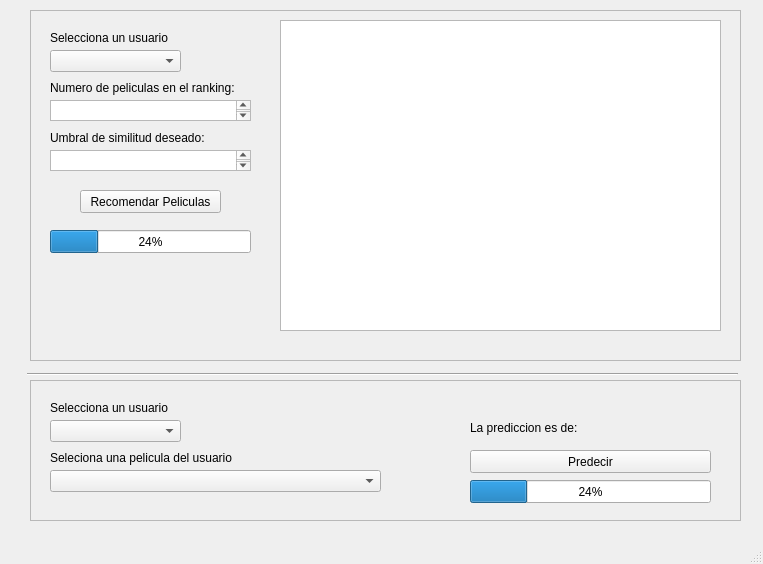
<?xml version="1.0" encoding="UTF-8"?>
<ui version="4.0">
 <class>MainWindow</class>
 <widget class="QMainWindow" name="MainWindow">
  <property name="geometry">
   <rect>
    <x>0</x>
    <y>0</y>
    <width>763</width>
    <height>564</height>
   </rect>
  </property>
  <property name="windowTitle">
   <string>MainWindow</string>
  </property>
  <widget class="QWidget" name="centralwidget">
   <widget class="QFrame" name="frame">
    <property name="geometry">
     <rect>
      <x>30</x>
      <y>10</y>
      <width>711</width>
      <height>351</height>
     </rect>
    </property>
    <property name="frameShape">
     <enum>QFrame::StyledPanel</enum>
    </property>
    <property name="frameShadow">
     <enum>QFrame::Raised</enum>
    </property>
    <widget class="QComboBox" name="cbox_usu">
     <property name="geometry">
      <rect>
       <x>20</x>
       <y>40</y>
       <width>131</width>
       <height>22</height>
      </rect>
     </property>
    </widget>
    <widget class="QLabel" name="L_SelecUsers">
     <property name="geometry">
      <rect>
       <x>20</x>
       <y>20</y>
       <width>201</width>
       <height>16</height>
      </rect>
     </property>
     <property name="text">
      <string>Selecciona un usuario</string>
     </property>
    </widget>
    <widget class="QPushButton" name="btn_reco">
     <property name="geometry">
      <rect>
       <x>50</x>
       <y>180</y>
       <width>141</width>
       <height>23</height>
      </rect>
     </property>
     <property name="text">
      <string>Recomendar Peliculas</string>
     </property>
    </widget>
    <widget class="QListView" name="ql_reco">
     <property name="geometry">
      <rect>
       <x>250</x>
       <y>10</y>
       <width>441</width>
       <height>311</height>
      </rect>
     </property>
    </widget>
    <widget class="QLabel" name="label">
     <property name="geometry">
      <rect>
       <x>20</x>
       <y>70</y>
       <width>201</width>
       <height>16</height>
      </rect>
     </property>
     <property name="text">
      <string>Numero de peliculas en el ranking:</string>
     </property>
    </widget>
    <widget class="QLabel" name="label_2">
     <property name="geometry">
      <rect>
       <x>20</x>
       <y>120</y>
       <width>201</width>
       <height>16</height>
      </rect>
     </property>
     <property name="text">
      <string>Umbral de similitud deseado:</string>
     </property>
    </widget>
    <widget class="QTextEdit" name="te_filas">
     <property name="geometry">
      <rect>
       <x>20</x>
       <y>90</y>
       <width>201</width>
       <height>21</height>
      </rect>
     </property>
    </widget>
    <widget class="QTextEdit" name="te_umbral">
     <property name="geometry">
      <rect>
       <x>20</x>
       <y>140</y>
       <width>201</width>
       <height>21</height>
      </rect>
     </property>
    </widget>
    <widget class="QProgressBar" name="proge_reco">
     <property name="geometry">
      <rect>
       <x>20</x>
       <y>220</y>
       <width>201</width>
       <height>23</height>
      </rect>
     </property>
     <property name="value">
      <number>24</number>
     </property>
    </widget>
   </widget>
   <widget class="QFrame" name="frame_2">
    <property name="geometry">
     <rect>
      <x>30</x>
      <y>380</y>
      <width>711</width>
      <height>141</height>
     </rect>
    </property>
    <property name="frameShape">
     <enum>QFrame::StyledPanel</enum>
    </property>
    <property name="frameShadow">
     <enum>QFrame::Raised</enum>
    </property>
    <widget class="QComboBox" name="cbox_mov">
     <property name="geometry">
      <rect>
       <x>20</x>
       <y>90</y>
       <width>331</width>
       <height>22</height>
      </rect>
     </property>
    </widget>
    <widget class="QComboBox" name="cbox_usu_pred">
     <property name="geometry">
      <rect>
       <x>20</x>
       <y>40</y>
       <width>131</width>
       <height>22</height>
      </rect>
     </property>
    </widget>
    <widget class="QLabel" name="label_selectorMovie">
     <property name="geometry">
      <rect>
       <x>20</x>
       <y>20</y>
       <width>261</width>
       <height>16</height>
      </rect>
     </property>
     <property name="text">
      <string>Selecciona un usuario</string>
     </property>
    </widget>
    <widget class="QLabel" name="L_SelecMovie_2">
     <property name="geometry">
      <rect>
       <x>20</x>
       <y>70</y>
       <width>261</width>
       <height>16</height>
      </rect>
     </property>
     <property name="text">
      <string>Seleciona una pelicula del usuario</string>
     </property>
    </widget>
    <widget class="QPushButton" name="btn_pred">
     <property name="geometry">
      <rect>
       <x>440</x>
       <y>70</y>
       <width>241</width>
       <height>23</height>
      </rect>
     </property>
     <property name="text">
      <string>Predecir</string>
     </property>
    </widget>
    <widget class="QLabel" name="predecir_resultado">
     <property name="geometry">
      <rect>
       <x>440</x>
       <y>40</y>
       <width>241</width>
       <height>16</height>
      </rect>
     </property>
     <property name="text">
      <string>La prediccion es de: </string>
     </property>
    </widget>
    <widget class="QProgressBar" name="progre_pred">
     <property name="geometry">
      <rect>
       <x>440</x>
       <y>100</y>
       <width>241</width>
       <height>23</height>
      </rect>
     </property>
     <property name="value">
      <number>24</number>
     </property>
    </widget>
   </widget>
   <widget class="Line" name="line">
    <property name="geometry">
     <rect>
      <x>27</x>
      <y>359</y>
      <width>711</width>
      <height>31</height>
     </rect>
    </property>
    <property name="orientation">
     <enum>Qt::Horizontal</enum>
    </property>
   </widget>
  </widget>
  <widget class="QMenuBar" name="menubar">
   <property name="geometry">
    <rect>
     <x>0</x>
     <y>0</y>
     <width>763</width>
     <height>21</height>
    </rect>
   </property>
  </widget>
  <widget class="QStatusBar" name="statusbar"/>
 </widget>
 <resources/>
 <connections/>
</ui>
